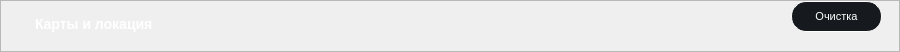
      <widget class="QFrame" name="frame_MapsLocation">
       <property name="geometry">
        <rect>
         <x>10</x>
         <y>316</y>
         <width>900</width>
         <height>45</height>
        </rect>
       </property>
       <property name="minimumSize">
        <size>
         <width>900</width>
         <height>0</height>
        </size>
       </property>
       <property name="maximumSize">
        <size>
         <width>900</width>
         <height>45</height>
        </size>
       </property>
       <property name="styleSheet">
        <string notr="true">/* styles.qss */

#frame_MapsLocation {
    background-color: #161A1E;
    border-radius: 15px; /* Установите значение по вашему усмотрению для достижения овальной формы */
}
</string>
       </property>
       <property name="frameShape">
        <enum>QFrame::StyledPanel</enum>
       </property>
       <property name="frameShadow">
        <enum>QFrame::Raised</enum>
       </property>
       <layout class="QHBoxLayout" name="horizontalLayout_7">
        <property name="spacing">
         <number>0</number>
        </property>
        <property name="leftMargin">
         <number>0</number>
        </property>
        <property name="topMargin">
         <number>0</number>
        </property>
        <property name="rightMargin">
         <number>0</number>
        </property>
        <property name="bottomMargin">
         <number>0</number>
        </property>
        <item>
         <widget class="QFrame" name="frame_7">
          <property name="minimumSize">
           <size>
            <width>0</width>
            <height>50</height>
           </size>
          </property>
          <property name="styleSheet">
           <string notr="true">background-color: transparent;</string>
          </property>
          <property name="frameShape">
           <enum>QFrame::StyledPanel</enum>
          </property>
          <property name="frameShadow">
           <enum>QFrame::Raised</enum>
          </property>
          <widget class="QPushButton" name="pushMapsLocation">
           <property name="geometry">
            <rect>
             <x>790</x>
             <y>0</y>
             <width>91</width>
             <height>31</height>
            </rect>
           </property>
           <property name="minimumSize">
            <size>
             <width>91</width>
             <height>31</height>
            </size>
           </property>
           <property name="maximumSize">
            <size>
             <width>91</width>
             <height>31</height>
            </size>
           </property>
           <property name="baseSize">
            <size>
             <width>0</width>
             <height>0</height>
            </size>
           </property>
           <property name="styleSheet">
            <string notr="true">/* styles.qss */

QPushButton {
    background-color: #161A1E;
    border-radius: 15px;
    color: white; /* Установите цвет текста */
    font-size: 11px; /* Установите размер шрифта */
    padding: 10px 20px; /* Установите отступы */
    border: 1px solid white; /* Уменьшаем толщину обводки до 1 пикселя */
}

QPushButton:hover {
    background-color: #2C3236;
    transition: background-color 0.3s ease;
}
</string>
           </property>
           <property name="text">
            <string>Очистка</string>
           </property>
          </widget>
          <widget class="QLabel" name="labelTextMapsLocation">
           <property name="geometry">
            <rect>
             <x>30</x>
             <y>10</y>
             <width>341</width>
             <height>21</height>
            </rect>
           </property>
           <property name="styleSheet">
            <string notr="true">/* styles.qss */

QLabel {
    color: white; /* Установите цвет текста в белый */
    font-size: 14px; /* Установите размер шрифта в 14 пикселей */
    font-family: &quot;Times New Roman&quot;; /* Установите тип шрифта по вашему выбору */
    font-weight: bold; /* Установите жирность шрифта (если нужно) */
    margin-top: 5px; /* Опустить текст на 10 пикселей вниз */
}
</string>
           </property>
           <property name="text">
            <string>Карты и локация</string>
           </property>
          </widget>
          <widget class="QLabel" name="labelMapsLocation">
           <property name="geometry">
            <rect>
             <x>616</x>
             <y>10</y>
             <width>101</width>
             <height>20</height>
            </rect>
           </property>
           <property name="text">
            <string/>
           </property>
          </widget>
         </widget>
        </item>
       </layout>
      </widget>
